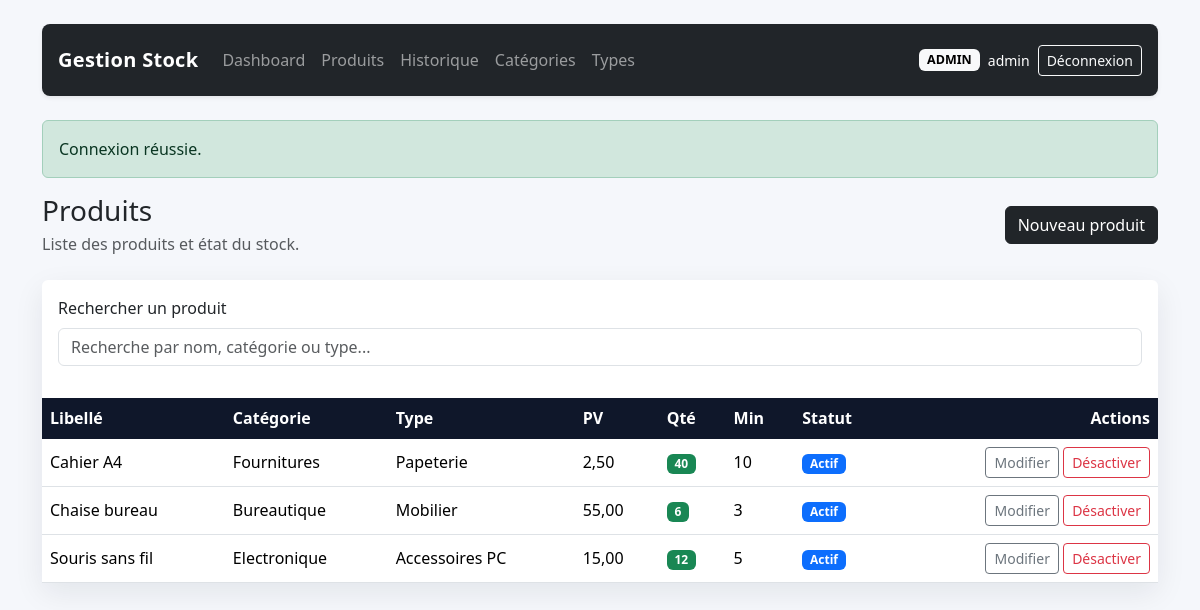
Screenshot of /?route=product/index (signed in) with the database file from the repository.
### tables this page shows
CREATE TABLE products (
    id INT UNSIGNED AUTO_INCREMENT PRIMARY KEY,
    libelle VARCHAR(200) NOT NULL,
    prix_achat DECIMAL(10,2) NOT NULL DEFAULT 0,
    prix_vente DECIMAL(10,2) NOT NULL DEFAULT 0,
    quantite INT NOT NULL DEFAULT 0,
    stock_min INT NOT NULL DEFAULT 0,
    image_path VARCHAR(255) DEFAULT NULL,
    category_id INT UNSIGNED DEFAULT NULL,
    type_id INT UNSIGNED DEFAULT NULL,
    actif TINYINT(1) NOT NULL DEFAULT 1,
    created_at TIMESTAMP DEFAULT CURRENT_TIMESTAMP,
    updated_at TIMESTAMP DEFAULT CURRENT_TIMESTAMP ON UPDATE CURRENT_TIMESTAMP,
    CONSTRAINT fk_products_category
        FOREIGN KEY (category_id) REFERENCES categories(id)
        ON DELETE SET NULL ON UPDATE CASCADE,
    CONSTRAINT fk_products_type
        FOREIGN KEY (type_id) REFERENCES types(id)
        ON DELETE SET NULL ON UPDATE CASCADE,
    INDEX idx_products_libelle (libelle),
    INDEX idx_products_stock (quantite, stock_min)
);

CREATE TABLE categories (
    id INT UNSIGNED AUTO_INCREMENT PRIMARY KEY,
    name VARCHAR(150) NOT NULL UNIQUE
);

CREATE TABLE types (
    id INT UNSIGNED AUTO_INCREMENT PRIMARY KEY,
    name VARCHAR(150) NOT NULL,
    category_id INT UNSIGNED NOT NULL,
    CONSTRAINT fk_types_category
        FOREIGN KEY (category_id) REFERENCES categories(id)
        ON DELETE RESTRICT ON UPDATE CASCADE
);

### config/app.php (called while the page is built, shortened)
<?php
function base_route(string $route, array $params = []): string
{
    $query = ['route' => $route] + $params;
    return '?' . http_build_query($query);
}
function e(mixed $value): string
{
    return htmlspecialchars((string) $value, ENT_QUOTES, 'UTF-8');
}
function flash(string $key, ?string $message = null): ?string
{
    if (!isset($_SESSION['flash'][$key])) {
        return null;
    }
    $value = $_SESSION['flash'][$key];
    return $value;
}
function render(string $view, array $data = []): void
{
    extract($data, EXTR_SKIP);
    require __DIR__ . '/../views/partials/header.php';
    require __DIR__ . '/../views/partials/navbar.php';
    require __DIR__ . '/../views/' . $view . '.php';
    require __DIR__ . '/../views/partials/footer.php';
}

### controllers/ProductController.php (called while the page is built, shortened)
<?php
class ProductController
{
    public function index(): void
    {
        $productModel = new Product();
        render('products/index', [
            'products' => $productModel->all(),
        ]);
    }
}

### index.php (called while the page is built, shortened)
<?php
require_once __DIR__ . '/config/app.php';
require_once __DIR__ . '/config/db.php';
require_once __DIR__ . '/config/auth.php';
$route = $_GET['route'] ?? (is_logged_in() ? 'dashboard/index' : 'auth/loginForm');
[$controllerName, $actionName] = array_pad(explode('/', $route, 2), 2, 'index');
$actionMethod = $actionName;
$controller = new $controllerClass();
try {
    $controller->$actionMethod();
} catch (Throwable $throwable) {
    http_response_code(500);
    $errorMessage = 'Une erreur est survenue lors du traitement de la requête. Vérifie la configuration et réessaye.';
    if (APP_DEBUG) {
        $errorMessage .= ' Détail: ' . $throwable->getMessage();
    }
    render('errors/database', [
        'errorMessage' => $errorMessage,
    ]);
}

### config/auth.php (called while the page is built, shortened)
<?php
require_once __DIR__ . '/app.php';
function current_user(): ?array
{
    return $_SESSION['user'] ?? null;
}

### models/BaseModel.php (called while the page is built, shortened)
<?php
require_once __DIR__ . '/../config/db.php';
abstract class BaseModel
{
    protected PDO $pdo;
    public function __construct()
    {
        $this->pdo = db();
    }
    protected function fetchAll(string $sql, array $params = []): array
    {
        $stmt = $this->pdo->prepare($sql);
        $stmt->execute($params);
        return $stmt->fetchAll();
    }
}

### config/db.php (called while the page is built, shortened)
<?php
require_once __DIR__ . '/app.php';
function db(): PDO
{
    static $pdo = null;
    $socket = '/opt/lampp/var/mysql/mysql.sock';
    $database = 'gestion_stock';
    $username = 'root';
    $password = '';
    $charset = 'utf8mb4';
    $dsn = "mysql:unix_socket={$socket};dbname={$database};charset={$charset}";
    try {
        $pdo = new PDO($dsn, $username, $password, [
            PDO::ATTR_ERRMODE => PDO::ERRMODE_EXCEPTION,
            PDO::ATTR_DEFAULT_FETCH_MODE => PDO::FETCH_ASSOC,
            PDO::ATTR_EMULATE_PREPARES => false,
        ]);
    } catch (PDOException $exception) {
        throw new RuntimeException(
            'Connexion MySQL impossible. Vérifie le host, l’utilisateur, le mot de passe et l’import de la base.',
            0,
            $exception
        );
    }
    return $pdo;
}

### models/Product.php (called while the page is built, shortened)
<?php
require_once __DIR__ . '/BaseModel.php';
class Product extends BaseModel
{
    public function all(): array
    {
        return $this->fetchAll(
            'SELECT p.*, c.name AS category_name, t.name AS type_name
             FROM products p
             LEFT JOIN categories c ON c.id = p.category_id
             LEFT JOIN types t ON t.id = p.type_id
             ORDER BY p.libelle ASC'
        );
    }
}

### views/products/index.php (the view, shortened to what this page needs)
<div class="d-flex justify-content-between align-items-center mb-4">
    <div>
        <h1 class="h3 mb-1">Produits</h1>
        <p class="text-muted mb-0">Liste des produits et état du stock.</p>
    </div>
    <?php if (current_user()['role'] === 'ADMIN'): ?>
        <a class="btn btn-dark" href="<?= e(base_route('product/create')) ?>">Nouveau produit</a>
    <?php endif; ?>
</div>
<div class="card card-shadow">
    <div class="card-body">
        <div class="mb-3">
            <label for="productSearch" class="form-label">Rechercher un produit</label>
            <input type="search" id="productSearch" class="form-control" placeholder="Recherche par nom, catégorie ou type...">
        </div>
    </div>
    <div class="table-responsive">
        <table class="table mb-0 align-middle" id="productTable">
            <thead>
            <tr>
                <th>Libellé</th>
                <th>Catégorie</th>
                <th>Type</th>
                <th>PV</th>
                <th>Qté</th>
                <th>Min</th>
                <th>Statut</th>
                <?php if (current_user()['role'] === 'ADMIN'): ?>
                    <th class="text-end">Actions</th>
                <?php endif; ?>
            </tr>
            </thead>
            <tbody>
            <?php foreach ($products as $product): ?>
                <tr>
                    <td>
                        <?php if (current_user()['role'] === 'VENDEUR'): ?>
                            <a href="#" class="product-sale-link text-decoration-none" data-bs-toggle="modal" data-bs-target="#saleModal"
                               data-product-id="<?= e($product['id']) ?>"
                               data-product-name="<?= e($product['libelle']) ?>"
                               data-product-stock="<?= e($product['quantite']) ?>">
                                <?= e($product['libelle']) ?>
                            </a>
                        <?php else: ?>
                            <?= e($product['libelle']) ?>
                        <?php endif; ?>
                    </td>
                    <td><?= e($product['category_name'] ?? '-') ?></td>
                    <td><?= e($product['type_name'] ?? '-') ?></td>
                    <td><?= e(number_format((float) $product['prix_vente'], 2, ',', ' ')) ?></td>
                    <td>
                        <span class="badge <?= ((int) $product['quantite'] <= (int) $product['stock_min']) ? 'text-bg-warning' : 'text-bg-success' ?>">
                            <?= e($product['quantite']) ?>
                        </span>
                    </td>
                    <td><?= e($product['stock_min']) ?></td>
                    <td>
                        <span class="badge <?= (int) $product['actif'] === 1 ? 'text-bg-primary' : 'text-bg-secondary' ?>">
                            <?= (int) $product['actif'] === 1 ? 'Actif' : 'Inactif' ?>
                        </span>
                    </td>
                    <?php if (current_user()['role'] === 'ADMIN'): ?>
                        <td class="text-end">
                            <a class="btn btn-sm btn-outline-secondary" href="<?= e(base_route('product/edit', ['id' => $product['id']])) ?>">Modifier</a>
                            <form class="d-inline" method="post" action="<?= e(base_route('product/delete')) ?>" onsubmit="return confirm('Désactiver ce produit ?');">
                                <button class="btn btn-sm btn-outline-danger">Désactiver</button>
                            </form>
                        </td>
                    <?php endif; ?>
                </tr>
            <?php endforeach; ?>
            </tbody>
        </table>
        </div>
</div>

### views/partials/header.php (shortened to what this page needs)
<!DOCTYPE html>
<html lang="fr">
<head>
    <link href="https://cdn.jsdelivr.net/npm/bootstrap@5.3.3/dist/css/bootstrap.min.css" rel="stylesheet">
    <link href="<?= e('assets/css/app.css') ?>" rel="stylesheet">
</head>
<body>
<div class="container py-4">

### views/partials/navbar.php (shortened to what this page needs)
<?php $user = current_user(); ?>
<nav class="navbar navbar-expand-lg navbar-dark bg-dark rounded-3 shadow-sm mb-4 px-3 py-3">
    <a class="navbar-brand text-white text-decoration-none" href="<?= e(base_route('dashboard/index')) ?>"><?= e(APP_NAME) ?></a>
    <div class="collapse navbar-collapse" id="mainNav">
        <ul class="navbar-nav me-auto mb-2 mb-lg-0">
            <?php if ($user): ?>
                <li class="nav-item"><a class="nav-link" href="<?= e(base_route('dashboard/index')) ?>">Dashboard</a></li>
                <li class="nav-item"><a class="nav-link" href="<?= e(base_route('product/index')) ?>">Produits</a></li>
                <li class="nav-item"><a class="nav-link" href="<?= e(base_route('stock/history')) ?>">Historique</a></li>
                <?php if ($user['role'] === 'ADMIN'): ?>
                    <li class="nav-item"><a class="nav-link" href="<?= e(base_route('category/index')) ?>">Catégories</a></li>
                    <li class="nav-item"><a class="nav-link" href="<?= e(base_route('type/index')) ?>">Types</a></li>
                <?php endif; ?>
            <?php endif; ?>
        </ul>
        <div class="d-flex align-items-center gap-2">
            <?php if ($user): ?>
                <span class="badge text-bg-light badge-role"><?= e($user['role']) ?></span>
                <span class="text-white small"><?= e($user['username']) ?></span>
                <a class="btn btn-outline-light btn-sm" href="<?= e(base_route('auth/logout')) ?>">Déconnexion</a>
            <?php else: ?>
                <a class="btn btn-outline-light btn-sm" href="<?= e(base_route('auth/loginForm')) ?>">Connexion</a>
            <?php endif; ?>
        </div>
    </div>
</nav>
<?php if ($success = flash('success')): ?>
    <div class="alert alert-success"> <?= e($success) ?> </div>
<?php endif; ?>

### views/partials/footer.php (shortened to what this page needs)
</div>
</body>
</html>

### assets/css/app.css (style rules this page uses)
body { background: #f5f7fb; }
.navbar-brand { font-weight: 700; letter-spacing: 0.3px; }
.card-shadow { border: 0; box-shadow: 0 10px 30px rgba(15, 23, 42, 0.08); }
.table thead th { background: #0f172a; color: #fff; border-color: #0f172a; }
.badge-role { font-size: 0.78rem; }

### rows the page displays
products: libelle "Cahier A4", category.name "Fournitures", type.name "Papeterie", prix_vente "2,50", quantite "40", stock_min "10", actif "Actif"
products: libelle "Chaise bureau", category.name "Bureautique", type.name "Mobilier", prix_vente "55,00", quantite "6", stock_min "3", actif "Actif"
products: libelle "Souris sans fil", category.name "Electronique", type.name "Accessoires PC", prix_vente "15,00", quantite "12", stock_min "5", actif "Actif"

### other values shown
APP_NAME "Gestion Stock"
$user['role'] "ADMIN"
$user['username'] "admin"
$success "Connexion réussie."
